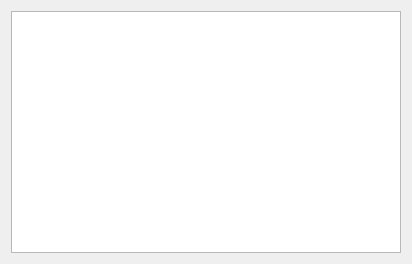
<?xml version="1.0" encoding="UTF-8"?>
<ui version="4.0">
 <class>Dialog</class>
 <widget class="QDialog" name="Dialog">
  <property name="geometry">
   <rect>
    <x>0</x>
    <y>0</y>
    <width>412</width>
    <height>264</height>
   </rect>
  </property>
  <property name="windowTitle">
   <string>Dialog</string>
  </property>
  <layout class="QGridLayout" name="gridLayout">
   <item row="0" column="0">
    <widget class="QTableView" name="tableView"/>
   </item>
  </layout>
 </widget>
 <resources/>
 <connections/>
</ui>
